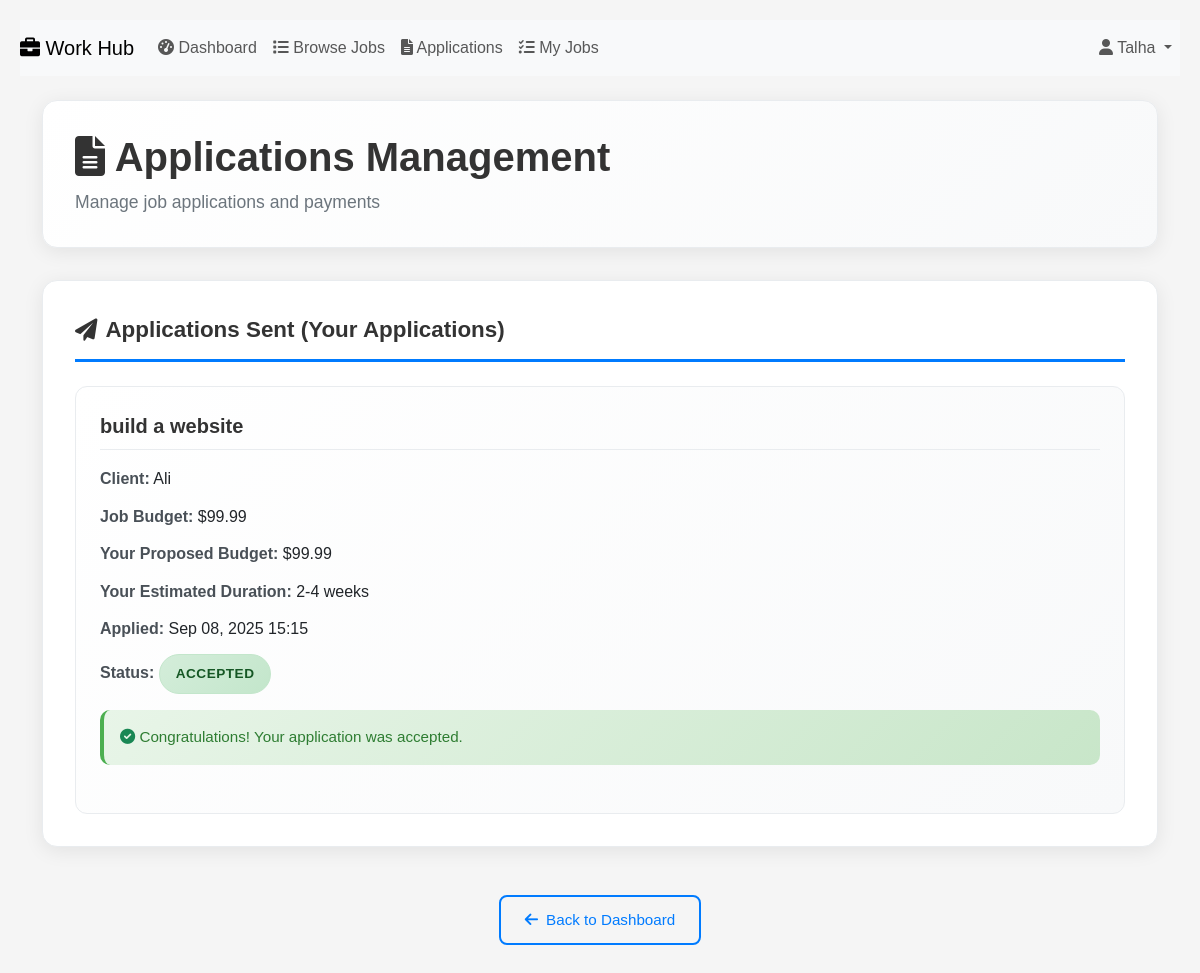
The app's page /applications/ (signed in), older data.
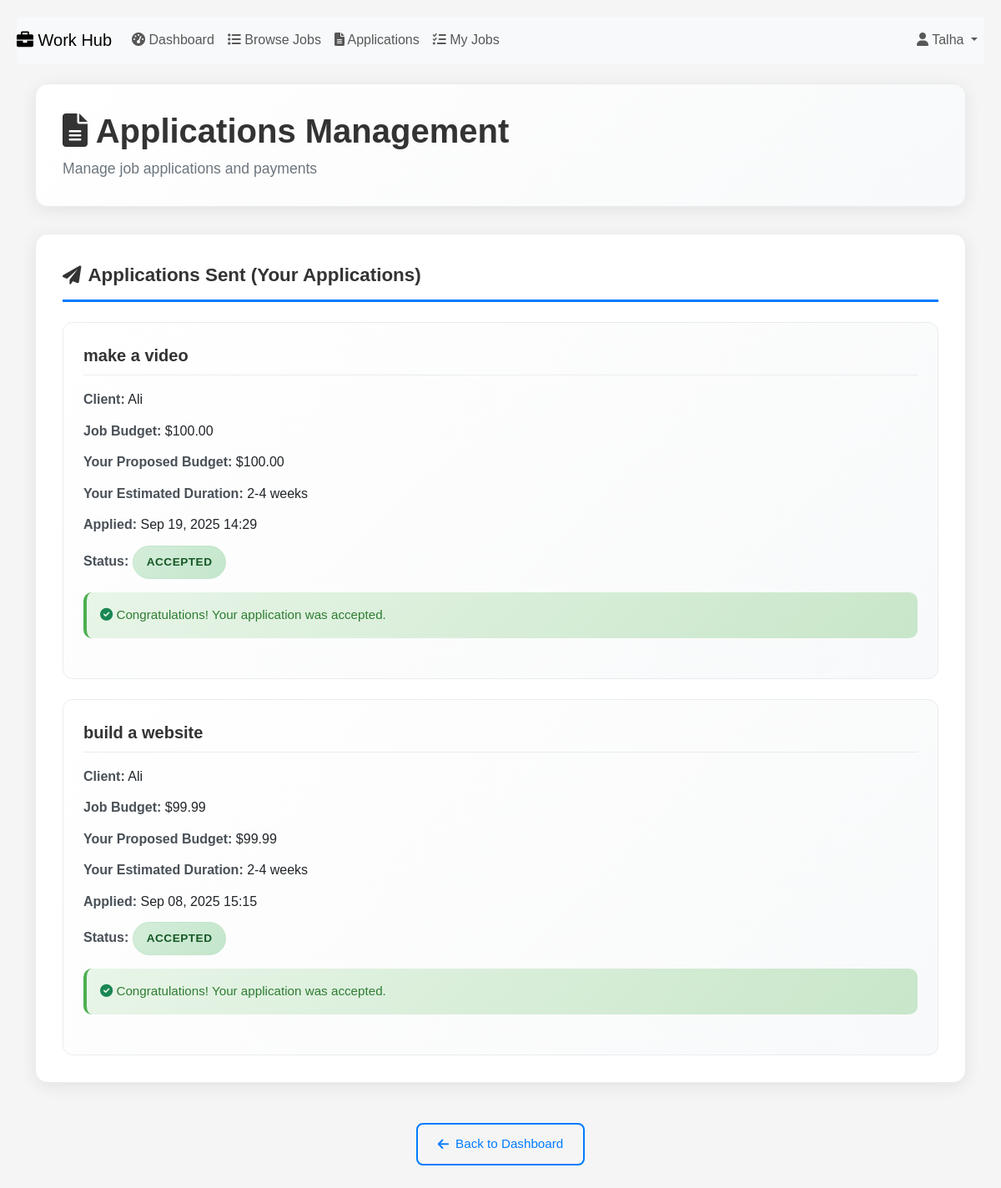
The same page, newer data.
### jobs/models.py (models this page shows, shortened)
class Application(models.Model):
    STATUS_CHOICES = [
        ('pending', 'Pending'),
        ('accepted', 'Accepted'),
        ('declined', 'Declined'),
    ]
    job = models.ForeignKey(Job, on_delete=models.CASCADE, related_name='applications')
    freelancer = models.ForeignKey(User, on_delete=models.CASCADE)
    cover_letter = models.TextField()
    proposed_budget = models.DecimalField(max_digits=10, decimal_places=2)
    estimated_duration = models.CharField(max_length=100)
    status = models.CharField(max_length=20, choices=STATUS_CHOICES, default='pending')
    applied_at = models.DateTimeField(auto_now_add=True)
    class Meta:
        unique_together = ['job', 'freelancer']
        ordering = ['-applied_at']

class Job(models.Model):
    CATEGORY_CHOICES = [
        ('web_dev', 'Web Development'),
        ('mobile_dev', 'Mobile Development'),
        ('design', 'Design'),
        ('writing', 'Writing'),
        ('marketing', 'Marketing'),
        ('data_entry', 'Data Entry'),
        ('other', 'Other'),
    ]
    STATUS_CHOICES = [
        ('open', 'Open'),
        ('in_progress', 'In Progress'),
        ('completed', 'Completed'),
        ('cancelled', 'Cancelled'),
    ]
    title = models.CharField(max_length=200)
    description = models.TextField()
    category = models.CharField(max_length=20, choices=CATEGORY_CHOICES)
    budget = models.DecimalField(max_digits=10, decimal_places=2)
    deadline = models.DateField()
    status = models.CharField(max_length=20, choices=STATUS_CHOICES, default='open')
    client = models.ForeignKey(User, on_delete=models.CASCADE, related_name='posted_jobs')
    freelancer = models.ForeignKey(User, on_delete=models.SET_NULL, null=True, blank=True, related_name='assigned_jobs')
    created_at = models.DateTimeField(auto_now_add=True)
    updated_at = models.DateTimeField(auto_now=True)
    class Meta:
        ordering = ['-created_at']

### jobs/views.py (the view)
# urls.py: path('applications/', views.applications, name='applications'),
@login_required
def applications(request):
    client_applications = Application.objects.filter(job__client=request.user)
    freelancer_applications = Application.objects.filter(freelancer=request.user)
    context = {
        'client_applications': client_applications,
        'freelancer_applications': freelancer_applications
    }
    return render(request, 'jobs/applications.html', context)

### jobs/templates/jobs/applications.html (shortened to what this page needs)
{% extends 'jobs/layout2.html' %}
{% load static %}
{% block body %}
<div class="container mt-4">
    <div class="header">
        <h1><i class="fas fa-file-alt"></i> Applications Management</h1>
        <p>Manage job applications and payments</p>
    </div>
    {% if freelancer_applications %}
    <div class="section">
        <div class="section-title"><i class="fas fa-paper-plane"></i> Applications Sent (Your Applications)</div>
        {% for application in freelancer_applications %}
            <div class="application-card" data-application-id="{{ application.id }}">
                <div class="job-title">{{ application.job.title }}</div>
                <div class="application-details">
                    <p><strong>Client:</strong> {{ application.job.client.username }}</p>
                    <p><strong>Job Budget:</strong> ${{ application.job.budget }}</p>
                    <p><strong>Your Proposed Budget:</strong> ${{ application.proposed_budget }}</p>
                    <p><strong>Your Estimated Duration:</strong> {{ application.estimated_duration }}</p>
                    <p><strong>Applied:</strong> {{ application.applied_at|date:"M d, Y H:i" }}</p>
                    <p><strong>Status:</strong>
                        <span class="status-badge status-{{ application.status }}">
                            {{ application.get_status_display }}
                        </span>
                    </p>
                    {% if application.status == 'accepted' %}
                        <div class="wallet-info success-info">
                            <i class="fas fa-check-circle text-success"></i> Congratulations! Your application was accepted.
                        </div>
                    {% endif %}
                </div>
            </div>
        {% endfor %}
    </div>
    {% endif %}
    <div class="navigation-footer">
        <a href="{% url 'dashboard' %}" class="btn btn-outline-primary">
            <i class="fas fa-arrow-left"></i> Back to Dashboard
        </a>
    </div>
</div>
{% endblock %}

Row changes from the older to the newer data that the page shows:
added Application: job "make a video", job.client.username "Ali", job.budget "100.00", proposed_budget "100.00", estimated_duration "2-4 weeks", applied_at "Sep 19, 2025 14:29", status "ACCEPTED", shows "Congratulations! Your application was accepted."
